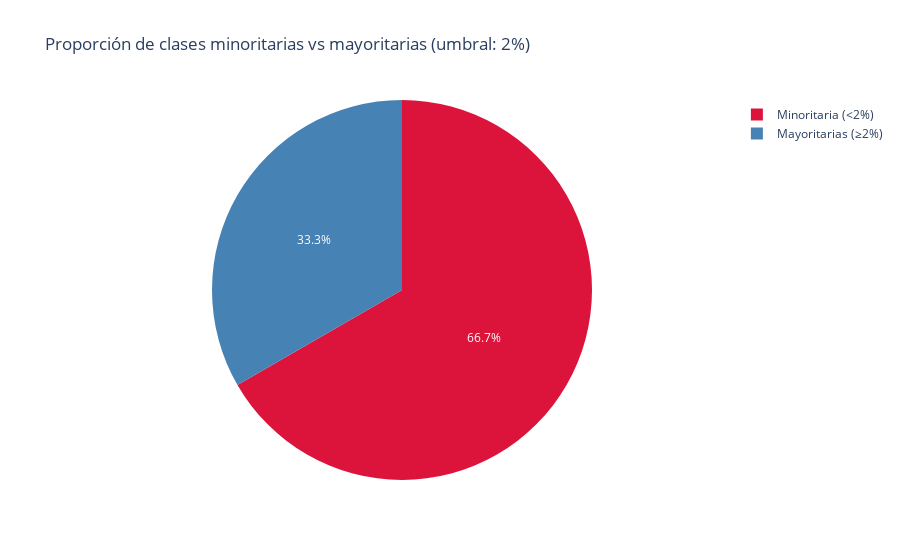

The cell this chart's notebook holds for it:
### Code cell
fig = px.pie(
    grupo_counts,
    names="Grupo",
    values="Número de clases",
    title=f"Proporción de clases minoritarias vs mayoritarias (umbral: {threshold}%)",
    color="Grupo",
    color_discrete_map={
        "Minoritaria (<2%)": "crimson",
        "Mayoritarias (≥2%)": "steelblue"
    }
)
fig.show()

### Figure 1 — Plotly figure (JSON) as saved in the notebook; plotly's stock layout.template omitted (floating-point values rounded to 4 significant figures)
{"data": [{"customdata": [["Minoritaria (<2%)"], ["Mayoritarias (≥2%)"]], "domain": {"x": [0, 1], "y": [0, 1]}, "hovertemplate": "Grupo=%{customdata[0]}<br>Número de clases=%{value}<extra></extra>", "labels": ["Minoritaria (<2%)", "Mayoritarias (≥2%)"], "legendgroup": "", "marker": {"colors": ["crimson", "steelblue"]}, "name": "", "showlegend": true, "type": "pie", "values": [28, 14]}], "layout": {"legend": {"tracegroupgap": 0}, "title": {"text": "Proporción de clases minoritarias vs mayoritarias (umbral: 2%)"}}}
